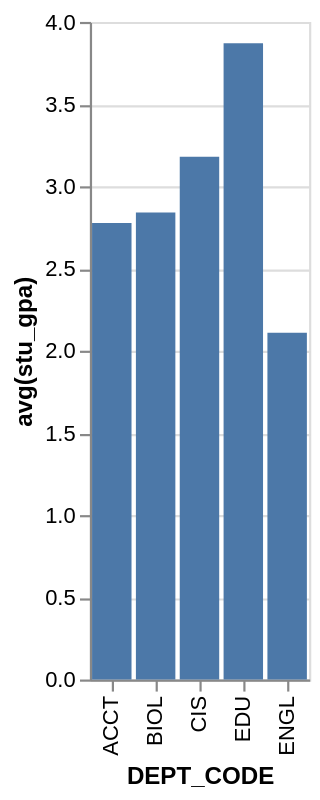

Specify this chart in Vega-Lite:
### Vega-Lite specification from a JSON file in a GitHub repository (floating-point values rounded to 4 significant figures)
{"data": {"values": [{"x_data": "ACCT", "y_data": 2.777}, {"x_data": "BIOL", "y_data": 2.84}, {"x_data": "CIS", "y_data": 3.18}, {"x_data": "EDU", "y_data": 3.87}, {"x_data": "ENGL", "y_data": 2.11}]}, "mark": "bar", "encoding": {"x": {"field": "x_data", "type": "nominal", "title": "DEPT_CODE", "sort": "ascending"}, "y": {"field": "y_data", "type": "quantitative", "title": "avg(stu_gpa)"}}}
